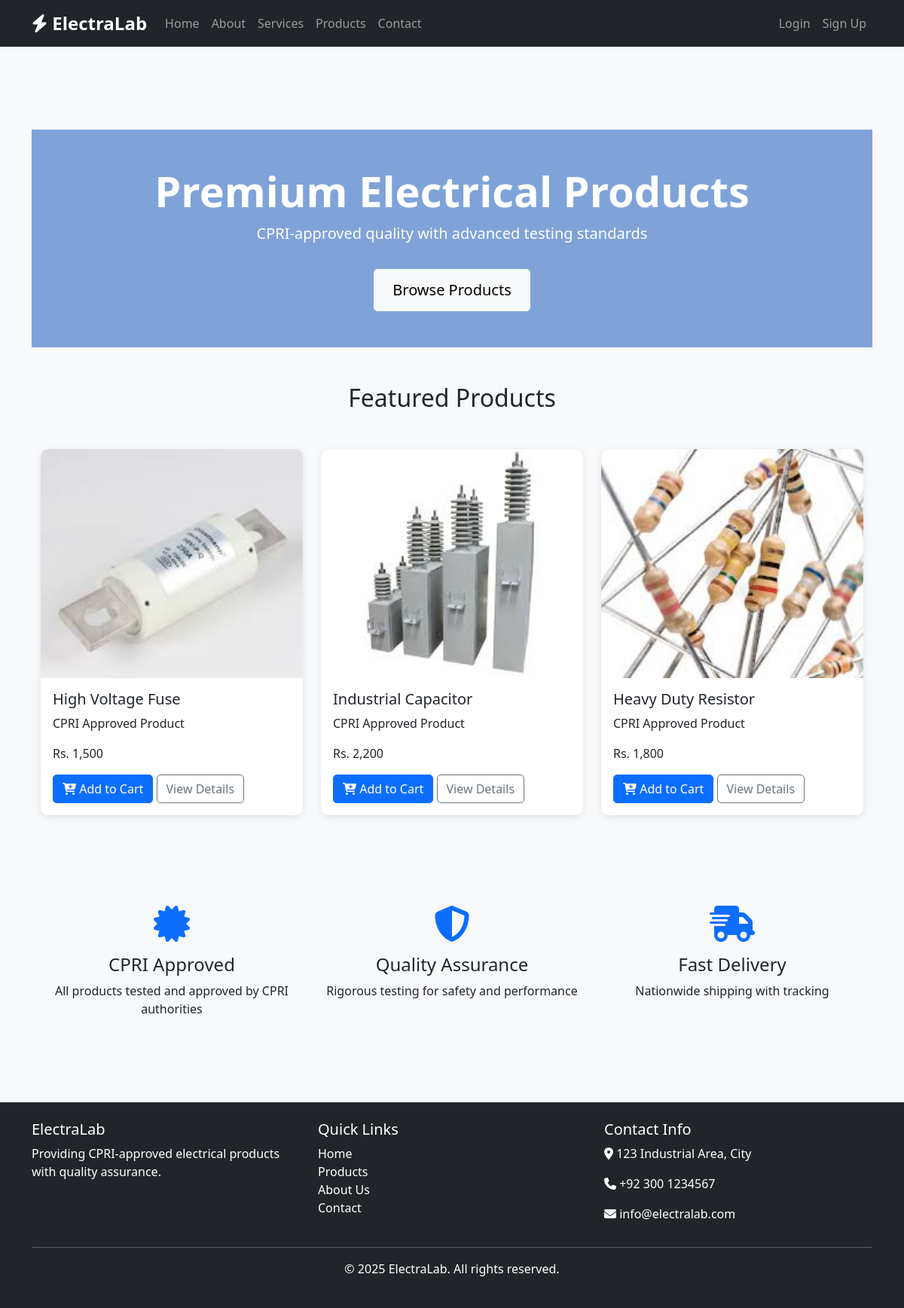
The app's page /frontend/index.php with its own data.
### tables this page shows
CREATE TABLE `financial_tracking` (
  `cost_id` int(11) NOT NULL,
  `record_id_fk` int(11) NOT NULL,
  `product_code` varchar(10) NOT NULL,
  `testing_id` varchar(12) NOT NULL,
  `result` enum('Passed','Failed') NOT NULL,
  `approval_status` enum('Pending','Approved','Rejected') NOT NULL,
  `tester_name` varchar(100) DEFAULT NULL,
  `random_cost` int(11) NOT NULL,
  `approved_by_cpri` int(11) DEFAULT NULL,
  `checking_manager` int(11) DEFAULT NULL,
  `created_at` timestamp NOT NULL DEFAULT current_timestamp(),
  `updated_at` timestamp NOT NULL DEFAULT current_timestamp() ON UPDATE current_timestamp()
);

CREATE TABLE `products` (
  `product_code` varchar(10) NOT NULL,
  `product_name` varchar(100) NOT NULL,
  `product_img` varchar(255) DEFAULT NULL,
  `manufacturer_id` int(11) NOT NULL,
  `revise_number` int(11) NOT NULL,
  `created_by` int(11) DEFAULT NULL,
  `created_at` timestamp NOT NULL DEFAULT current_timestamp(),
  `updated_at` timestamp NOT NULL DEFAULT current_timestamp() ON UPDATE current_timestamp()
);

### frontend/index.php (the view, shortened to what this page needs)
<?php
include 'header.php';
?>
<section class="hero-section text-center py-5 text-white" style="background: var(--primary-color)">
    <div class="container">
        <h1 class="display-4 fw-bold">Premium Electrical Products</h1>
        <p class="lead">CPRI-approved quality with advanced testing standards</p>
        <a href="products.php" class="btn btn-light btn-lg mt-3">Browse Products</a>
    </div>
</section>
<section class="featured-products py-5">
    <div class="container">
        <h2 class="text-center mb-5">Featured Products</h2>
        <div class="row">
            <?php
            $query = "SELECT p.product_code, p.product_name, p.product_img, f.approval_status,
                             f.random_cost as price
                      FROM products p
                      JOIN financial_tracking f ON p.product_code = f.product_code
                      WHERE f.approval_status = 'Approved'
                      LIMIT 3";
            $result = mysqli_query($conn, $query);
            if (mysqli_num_rows($result) > 0) {
                while ($row = mysqli_fetch_assoc($result)) {
            ?>
                    <div class="col-md-4 mb-4">
                        <div class="card product-card h-100">
                            <img src="./assets/<?php echo $row['product_img']; ?>"
                                class="card-img-top" alt="<?php echo $row['product_img']; ?>">
                            <div class="card-body">
                                <h5 class="card-title"><?php echo $row['product_name']; ?></h5>
                                <p class="card-text">CPRI Approved Product</p>
                                <p class="price">Rs. <?php echo number_format($row['price']); ?></p>
                                <form method="POST" action="add-to-cart.php" class="d-inline-block">
                                    <button type="submit" class="btn btn-primary">
                                        <i class="fas fa-cart-plus"></i> Add to Cart
                                    </button>
                                </form>
                                <a href="product-details.php?code=<?php echo $row['product_code']; ?>"
                                    class="btn btn-outline-secondary">View Details</a>
                            </div>
                        </div>
                    </div>
            <?php
                }
            } else {
                echo '<div class="col-12"><p class="text-center">No featured products available.</p></div>';
            }
            ?>
        </div>
    </div>
</section>
<section class="features py-5 bg-light">
    <div class="container">
        <div class="row text-center">
            <div class="col-md-4">
                <div class="feature-icon mb-3">
                    <i class="fas fa-certificate fa-3x text-primary"></i>
                </div>
                <h4>CPRI Approved</h4>
                <p>All products tested and approved by CPRI authorities</p>
            </div>
            <div class="col-md-4">
                <div class="feature-icon mb-3">
                    <i class="fas fa-shield-alt fa-3x text-primary"></i>
                </div>
                <h4>Quality Assurance</h4>
                <p>Rigorous testing for safety and performance</p>
            </div>
            <div class="col-md-4">
                <div class="feature-icon mb-3">
                    <i class="fas fa-shipping-fast fa-3x text-primary"></i>
                </div>
                <h4>Fast Delivery</h4>
                <p>Nationwide shipping with tracking</p>
            </div>
        </div>
    </div>
</section>
<?php include 'footer.php'; ?>

### frontend/assets/css/style.css (style rules this page uses)
:root { --primary-color: #7fa3d8; --secondary-color: #6c757d; --success-color: #198754; --danger-color: #dc3545; --warning-color: #ffc107; --light-color: #f8f9fa; --dark-color: #212529; }
body { font-family: 'Segoe UI', Tahoma, Geneva, Verdana, sans-serif; background-color: #f8f9fa; }
.hero-section { background: linear-gradient(135deg, #0d6efd 0%, #0b5ed7 100%); margin-top: 76px; }
.product-card { border: 1px solid #dee2e6; border-radius: 10px; overflow: hidden; transition: transform 0.3s, box-shadow 0.3s; box-shadow: 0 2px 5px rgba(0,0,0,0.1); }
.card-img-top { width: 100%; height: 100%; object-fit: cover; transition: transform 0.5s; }
.card { border: none; box-shadow: 0 2px 10px rgba(0,0,0,0.1); }
.btn { border-radius: 5px; font-weight: 500; }
.btn-lg { padding: 0.75rem 1.5rem; }
.feature-icon { color: var(--primary-color); }

### records on screen
financial_tracking: product_code.product_img (picture), product_code.product_name "High Voltage Fuse", random_cost "1,500"
financial_tracking: product_code.product_img (picture), product_code.product_name "Industrial Capacitor", random_cost "2,200"
financial_tracking: product_code.product_img (picture), product_code.product_name "Heavy Duty Resistor", random_cost "1,800"
